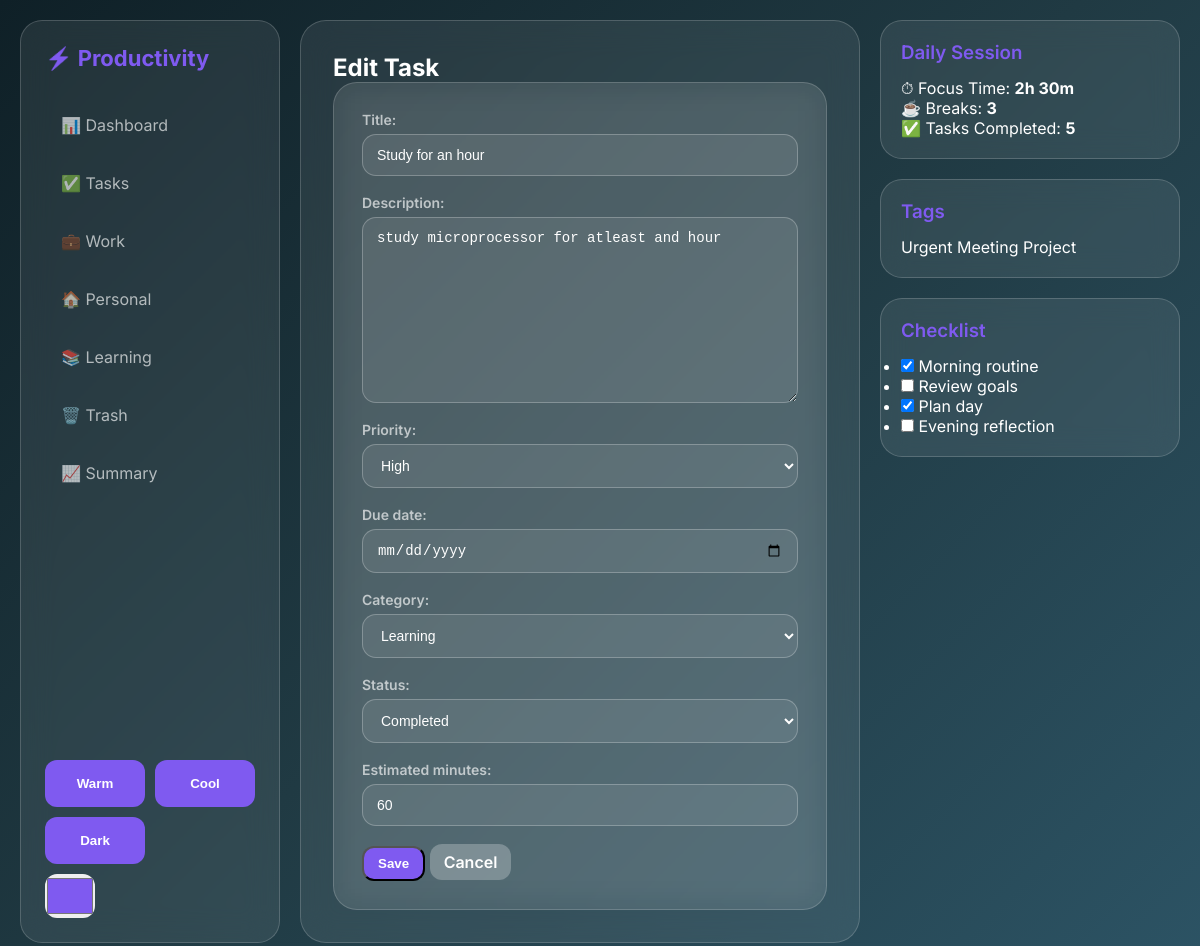
The app's page /task/3/edit/ (signed in) with its own data.
### tasks/models.py (models this page shows, shortened)
class Task(models.Model):
    CATEGORY_CHOICES = [
        ('Tasks', 'Tasks'),
        ('Work', 'Work'),
        ('Personal', 'Personal'),
        ('Learning', 'Learning'),
        ('Trash', 'Trash'),
    ]
    STATUS_CHOICES = [
        ('To Do', 'To Do'),
        ('In Progress', 'In Progress'),
        ('Completed', 'Completed'),
    ]
    PRIORITY_CHOICES = [
        ('Low', 'Low'),
        ('Medium', 'Medium'),
        ('High', 'High'),
    ]
    user = models.ForeignKey(User, on_delete=models.CASCADE)
    title = models.CharField(max_length=200)
    description = models.TextField(blank=True, null=True)
    completed = models.BooleanField(default=False)
    priority = models.CharField(max_length=10, choices=PRIORITY_CHOICES, default='Medium')
    due_date = models.DateField(blank=True, null=True)
    created_at = models.DateTimeField(auto_now_add=True)
    category = models.CharField(max_length=20, choices=CATEGORY_CHOICES, default='Tasks')
    status = models.CharField(max_length=15, choices=STATUS_CHOICES, default='To Do')
    estimated_minutes = models.PositiveIntegerField(default=25)
    started_at = models.DateTimeField(blank=True, null=True)

### tasks/views.py (the view)
# urls.py: path('task/<int:pk>/edit/', views.TaskUpdateView.as_view(), name='task_update'),
class TaskUpdateView(LoginRequiredMixin, UpdateView):
    model = Task
    form_class = TaskForm
    template_name = 'tasks/task_form.html'
    success_url = reverse_lazy('dashboard')
    def get_queryset(self):
        return Task.objects.filter(user=self.request.user)

### tasks/forms.py
class TaskForm(forms.ModelForm):
    class Meta:
        model = Task
        fields = ['title', 'description', 'priority', 'due_date', 'category', 'status','estimated_minutes']
        widgets = {
            'due_date': forms.DateInput(attrs={'type': 'date'}),
        }

### tasks/templates/tasks/task_form.html (shortened to what this page needs)
{% extends 'base.html' %}
{% block content %}
<h2>{% if form.instance.pk %}Edit Task{% else %}New Task{% endif %}</h2>
<form method="post">
    {{ form.as_p }}
    <button type="submit" class="btn btn-primary">Save</button>
    <a href="{% url 'dashboard' %}" class="btn btn-secondary">Cancel</a>
</form>
{% endblock %}

### tasks/static/css/styles.css (style rules this page uses)
:root { --primary-color: #7f5af0; --bg-main: linear-gradient(135deg, #0f2027, #203a43, #2c5364); --bg-glass: rgba(255, 255, 255, 0.08); --border-glass: rgba(255, 255, 255, 0.18); --text-main: #ffffff; --text-muted: rgba(255, 255, 255, 0.65); }
* { margin: 0; padding: 0; box-sizing: border-box; }
body { font-family: 'Inter', sans-serif; min-height: 100vh; background: var(--bg-main); color: var(--text-main); }
.btn { padding: 8px 14px; border-radius: 12px; font-weight: 600; text-decoration: none; color: #fff; display: inline-block; transition: transform 0.2s ease, background 0.3s ease; }
.btn-primary { background: var(--primary-color); }
.btn-secondary { background: rgba(255,255,255,0.25); }
.main-content form { max-width: 520px; background: var(--bg-glass); backdrop-filter: blur(16px); border: 1px solid var(--border-glass); border-radius: 24px; padding: 28px; }
.main-content form p { display: flex; flex-direction: column; margin-bottom: 18px; }
.main-content label { font-size: 14px; font-weight: 600; margin-bottom: 6px; color: var(--text-muted); }
.main-content input, .main-content select, .main-content textarea { padding: 12px 14px; border-radius: 14px; border: 1px solid rgba(255,255,255,0.25); background: rgba(255,255,255,0.08); color: #fff; font-size: 14px; outline: none; }
.main-content textarea { min-height: 90px; }

### records on screen
Task: title "Study for an hour", description "study microprocessor for atleast and hour", priority "High", category "Learning", status "Completed", estimated_minutes "60"
